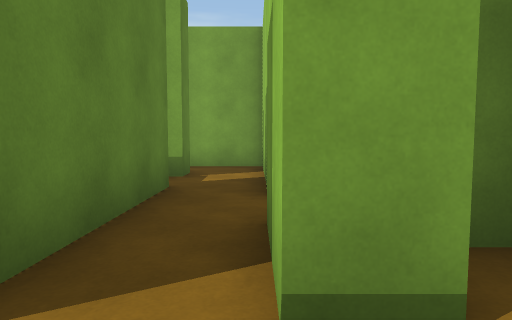
view 1 (above)

23 first-person views from a walk through a scene from a Unity 3-D project. The camera is 1.3 m above the floor, tilts 4° down and sees 75° across. The floor is counted in squares, 2 m on a side. Each view is taken from the middle of a square. On the plan, view 1 faces up. The plan holds only what a view shows up to about 10 squares ahead; the rest is blank. The place goes on beyond the plan. The player character is not drawn.

view 2
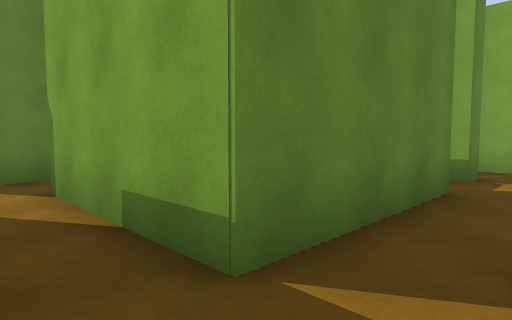

view 3
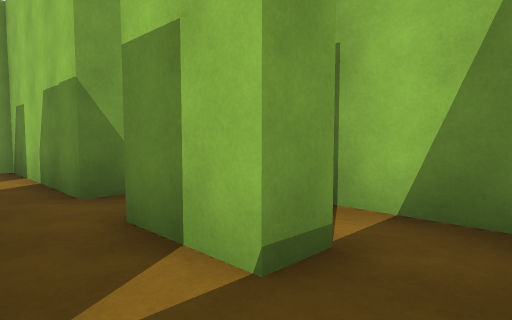

view 4
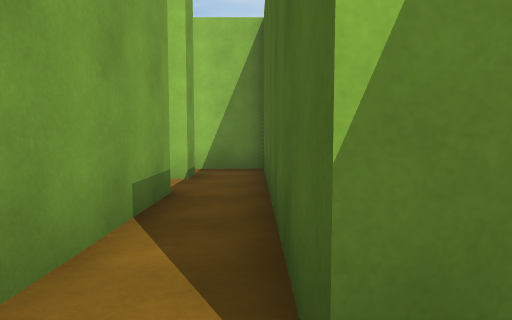

view 5
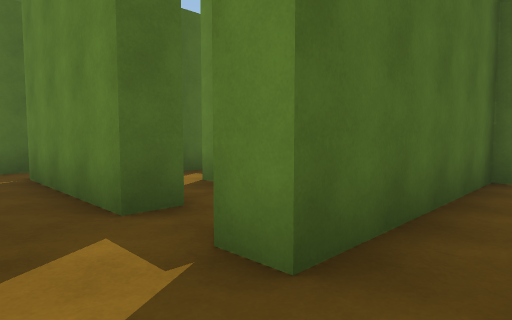

view 6
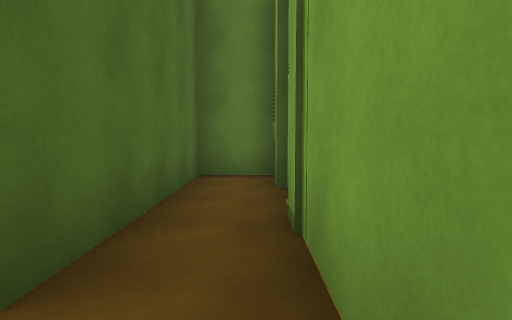

view 7
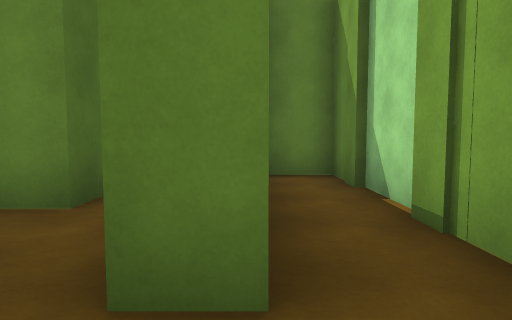

view 8
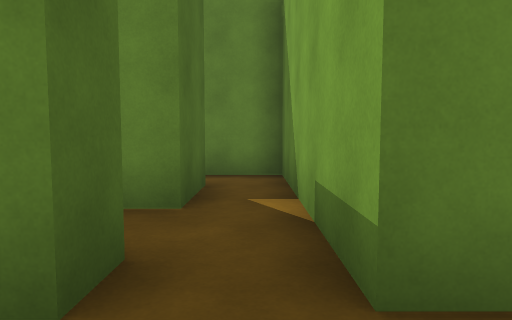

view 9
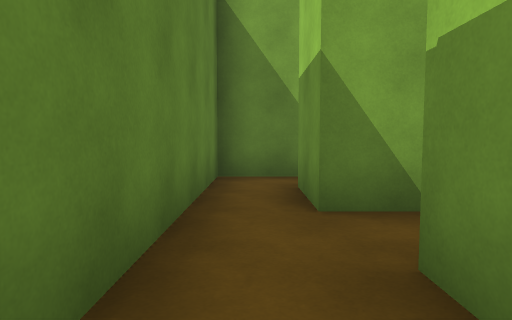

view 10
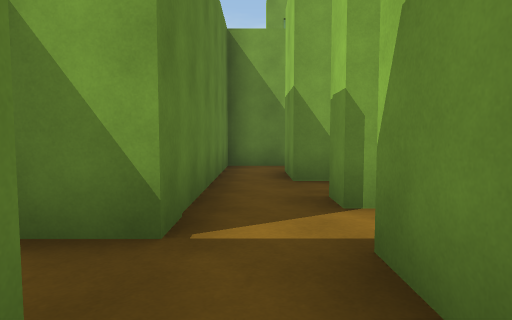

view 11
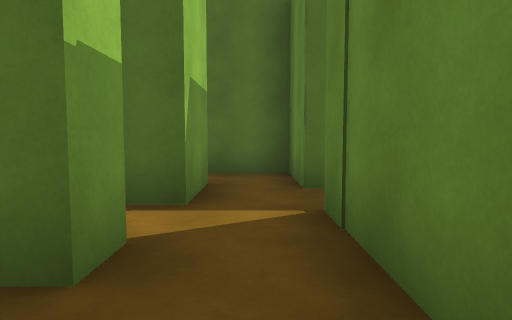

view 12
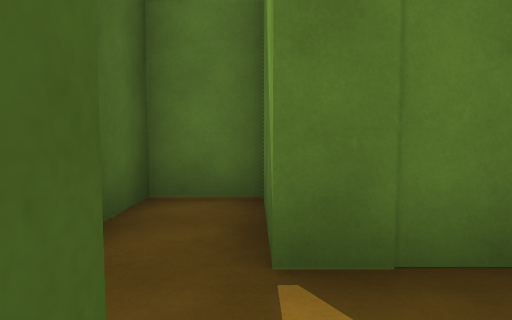

view 13
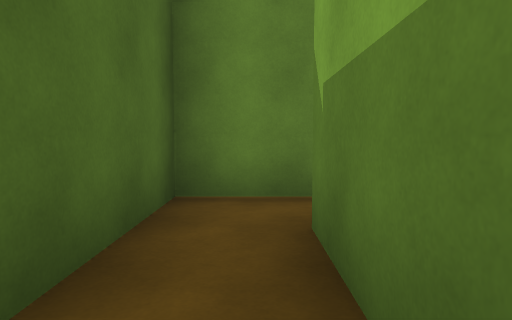

view 14
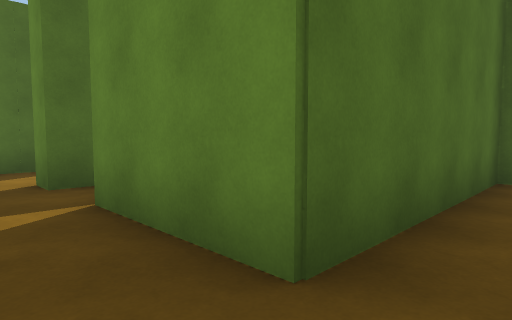

view 15
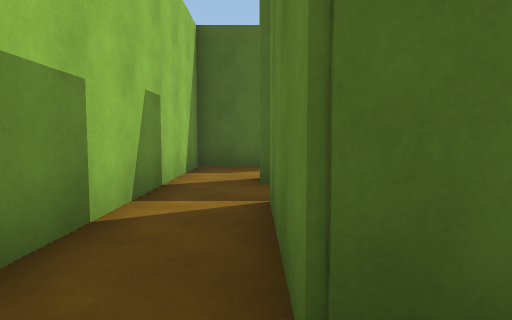

view 16
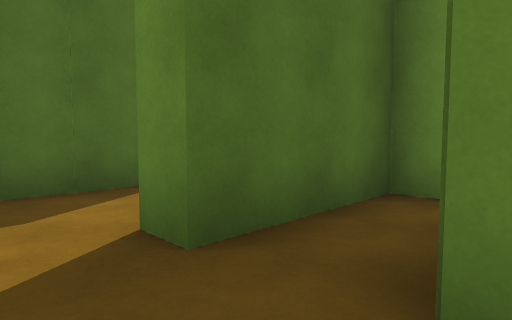

view 17
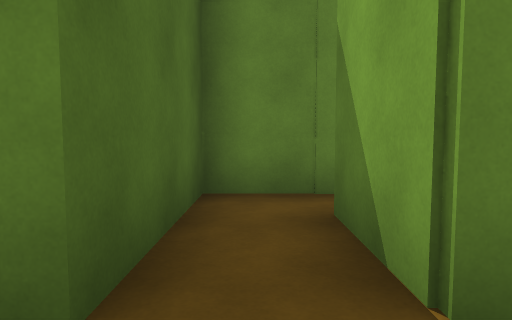

view 18
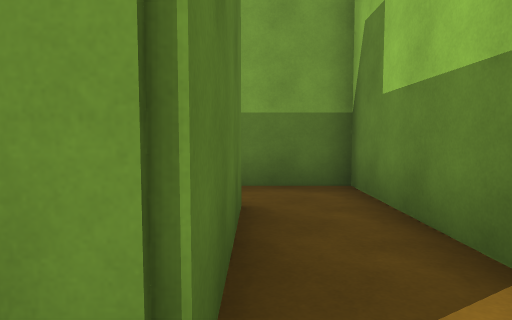

view 19
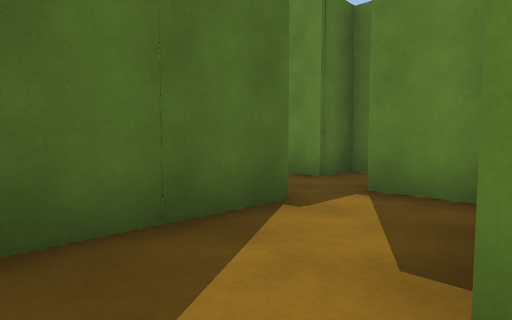

view 20
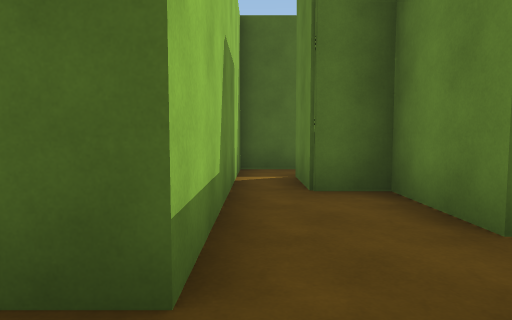

view 21
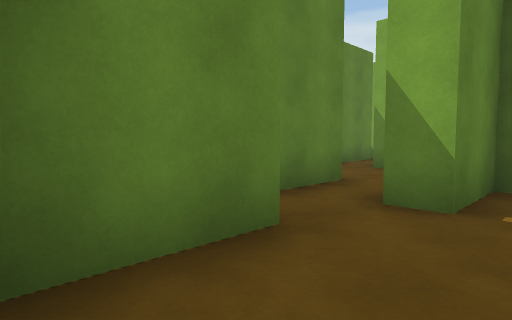

view 22
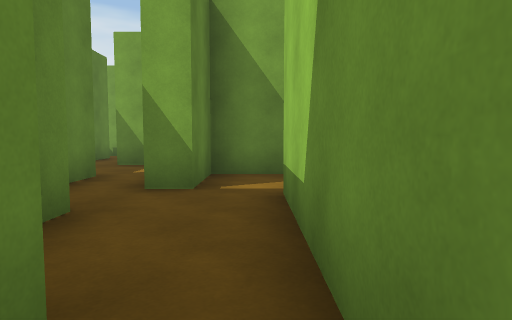

view 23
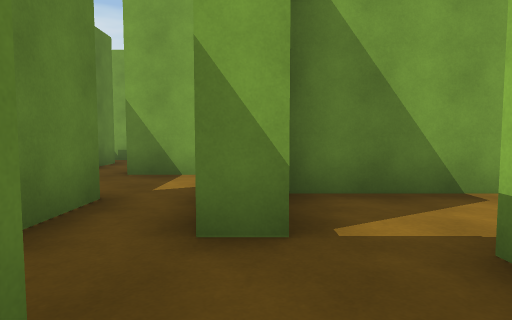

### Floor plan
Ten units are one square. View 1 is at (0, 0); x grows to the right and y downward. Boxes are objects, and circles mark ways between rooms. Rooms are numbered by the first view taken in them; rooms with no view inside come last. Other rooms are left out.
<svg viewBox="-67 -78 90 218">
<path fill="none" stroke="#000" d="M-11 -10 -43 -10 -43 -16M-43 16 -43 2 14 2M8 -10 1 -10M18 2 18 -18M-56 -15 -56 -1M3 -54 3 -73 -56 -73 -56 -60 -11 -60 -11 -54M-18 -43 -11 -43 -11 -10M-11 -54 -46 -54M3 -42 3 -54M-43 -43 -30 -43 -30 -29M6 -37 1 -37 1 -44M3 75 3 16 -43 16M-26 66 -11 66 -11 72M-56 12 -56 29 -11 29 -11 53 -28 53M-43 -29 -43 -43M-46 -54 -56 -54 -56 -25M-56 75 -56 101 -46 101 -46 119 -38 119 -38 135M-26 72 -38 72 -38 89 -45 89M-27 134 -27 92M-11 72 -26 72M-27 92 3 92 3 75M-50 53 -62 53M-35 -29 -43 -29M-43 -16 -34 -16M-38 50 -38 66 -26 66M-56 -25 -56 -15"/>
<circle cx="-50" cy="10" r="3" fill="#2a7"/>
<circle cx="-50" cy="-10" r="3" fill="#2a7"/>
<circle cx="-5" cy="-60" r="3" fill="#2a7"/>
<circle cx="-35" cy="-50" r="3" fill="#2a7"/>
<circle cx="-20" cy="-35" r="3" fill="#2a7"/>
<circle cx="-5" cy="70" r="3" fill="#2a7"/>
<circle cx="-20" cy="60" r="3" fill="#2a7"/>
<circle cx="-50" cy="-35" r="3" fill="#2a7"/>
<circle cx="-20" cy="85" r="3" fill="#2a7"/>
<circle cx="-50" cy="80" r="3" fill="#2a7"/>
<circle cx="-35" cy="-20" r="3" fill="#2a7"/>
<text x="-20" y="0">1</text>
<text x="-20" y="-70">2</text>
<text x="-20" y="-40">3</text>
<text x="0" y="40">4</text>
<text x="-50" y="-40">5</text>
<text x="-40" y="100">6</text>
<text x="-10" y="80">7</text>
<text x="-60" y="60">8</text>
<text x="-30" y="-20">9</text>
<text x="-30" y="60">10</text>
<text x="-50" y="-20">11</text>
</svg>
Room 1 opens to room 4. Room 1 opens to room 11. Room 2 opens to room 3. Room 3 opens to room 5. Room 3 opens to room 9. Room 4 opens to room 7. Room 4 opens to room 10. Room 5 opens to room 11. Room 6 opens to room 7. Room 6 opens to room 8. Room 9 opens to room 11.

Where each view was taken, in squares from view 1:
view 1: 0 up, 0 right, facing up
view 2: 0 up, 0 right, facing up-left
view 3: 0 up, 1 left, facing up-right
view 4: 0 up, 5 left, facing right
view 5: 7 up, 0 right, facing down-left
view 6: 7 up, 0 right, facing left
view 7: 6 up, 0 right, facing left
view 8: 5 up, 0 right, facing left
view 9: 0 up, 5 left, facing up
view 10: 2 down, 5 left, facing up
view 11: 3 up, 5 left, facing down
view 12: 0 up, 4 left, facing left
view 13: 2 down, 2 left, facing left
view 14: 2 down, 0 right, facing down-left
view 15: 2 down, 1 left, facing down
view 16: 5 down, 0 right, facing down-left
view 17: 6 down, 0 right, facing left
view 18: 6 down, 1 left, facing up
view 19: 7 down, 0 right, facing down-left
view 20: 8 down, 3 left, facing down
view 21: 12 down, 3 left, facing up-left
view 22: 13 down, 3 left, facing up
view 23: 11 down, 4 left, facing up
